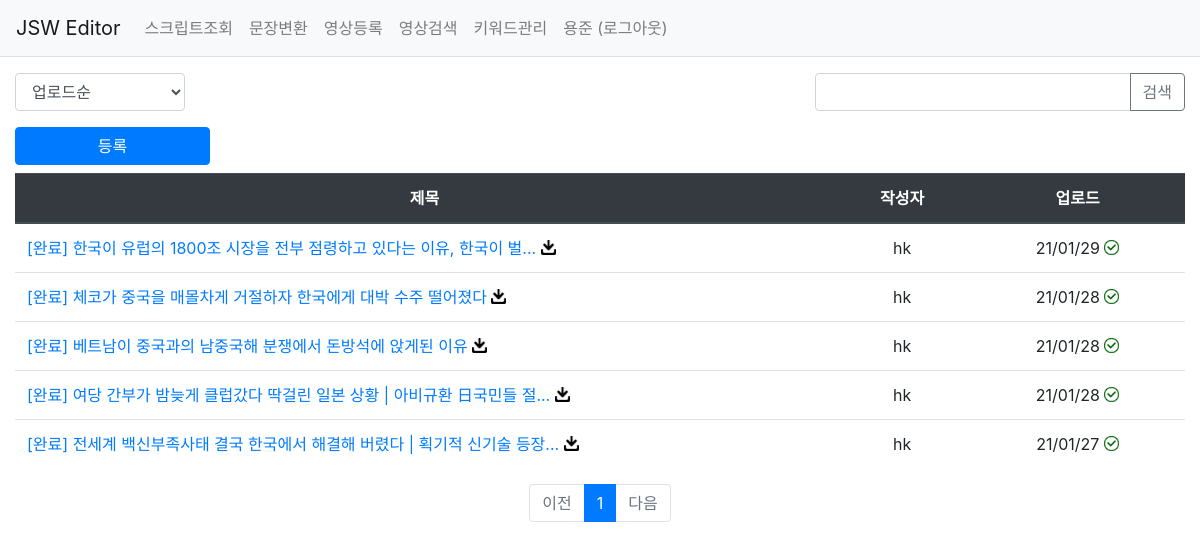
Page /pybo/automake/ (signed in) on the committed database.
### pybo/models.py (models this page shows, shortened)
class Youtube(models.Model):
    author = models.ForeignKey(User, on_delete=models.CASCADE, related_name='author_youtube')
    subject = models.CharField(max_length=200)
    content = models.TextField()
    thumbnail_text = models.TextField(null=True)
    thumbnail_url = models.CharField(max_length=1000, null=True, blank=True)
    thumbnail_bg = models.CharField(max_length=1000, null=True, blank=True)
    video_id = models.CharField(max_length=100, null=True, blank=True)
    category = models.CharField(max_length=200, null=True, blank=True)
    status = models.CharField(max_length=200, null=True, blank=True)
    create_date = models.DateTimeField()
    modify_date = models.DateTimeField(null=True, blank=True)
    download_flag = models.CharField(null=True, max_length=10, blank=True)
    upload_flag = models.CharField(null=True, max_length=10, blank=True)
    upload_target = models.DateTimeField(null=True, blank=True)

### pybo/views/automake_views.py (the view)
# urls.py: path('automake/', automake_views.automake, name='automake'),
@login_required(login_url='common:login')
def automake(request):
    page = request.GET.get('page', '1')  # 페이지
    kw = request.GET.get('kw', '')  # 검색어
    so = request.GET.get('so', 'recent')  # 정렬기준
    today = timezone.now() + timedelta(days=0)
    tomorrow = timezone.now() + timedelta(days=1)
    if so == 'create':
        question_list = Youtube.objects.order_by('-create_date')
    else:  # recent
        question_list = Youtube.objects.order_by('-upload_target', '-modify_date')
    if kw:
        question_list = question_list.filter(
            Q(subject__icontains=kw) |  # 제목검색
            Q(content__icontains=kw) |  # 내용검색
            Q(author__username__icontains=kw) # 질문 글쓴이검색
        ).distinct()
    paginator = Paginator(question_list, 10)  # 페이지당 10개씩 보여주기
    page_obj = paginator.get_page(page)
    context = {'question_list': page_obj, 'page': page, 'kw': kw, 'so': so, 'today':today, 'tomorrow':tomorrow}  # <------ so 추가
    return render(request, 'pybo/automake_list.html', context)

### templates/pybo/automake_list.html (shortened to what this page needs)
{% extends 'base.html' %}
{% load pybo_filter %}
{% load static %}
{% block content %}
<div class="container my-3">
    <div class="row justify-content-between my-2">
        <div class="col-lg-2 col-md-3 col-5">
            <select class="form-control so">
                <option value="recent" {% if so == 'recent' %}selected{% endif %}>업로드순</option>
            </select>
        </div>
        <div class="col-lg-4 col-md-6 col-6 input-group">
            <input type="text" onkeypress="search_media()" class="form-control kw" value="{{ kw|default_if_none:'' }}">
            <div class="input-group-append">
                <button class="btn btn-outline-secondary" type="button" id="btn_search">검색</button>
            </div>
        </div>
    </div>
    <a href="{% url 'pybo:automake_create' %}" class="btn btn-primary col-lg-2 col-md-3 col-4 my-2">등록</a>
    <table class="table">
        <thead>
        <tr class="text-center thead-dark">
            <th style="width:70%">제목</th>
            <th>작성자</th>
            <th>업로드</th>
        </tr>
        </thead>
        <tbody>
        {% if question_list %}
        {% for question in question_list %}
        <tr class="text-center">
            <td class="text-left">
                {% if question.upload_flag == '1' %}
                <a href="https://youtu.be//{{ question.video_id|default_if_none:'' }}" target="_blank"><span>[완료]</span></a>
                {% elif question.status is none %}
                <span style="color:blue;font-weight: bold;"></span>
                {% elif question.status == '영상' %}
                <span style="color:red;font-weight: bold;">[{{ question.status|default_if_none:'' }}]</span>
                {% elif question.status == '녹음' %}
                <span style="color:green;font-weight: bold;">[{{ question.status|default_if_none:'' }}]</span>
                {% else %}
                <span style="color:blue;font-weight: bold;">[{{ question.status|default_if_none:'' }}]</span>
                {% endif %}
                <a href="{% url 'pybo:automake_detail' question.id %}"> {{ question.subject|truncatechars:42 }}</a>
                {% if question.download_flag == '1' %}
                <a href="/static/output_2/keyword_{{ question.id }}.zip"><img src="/static/img/btn_download.png" style="width:15px;padding-bottom:4px"></a>
                {% elif question.download_flag == '2' %}
                <img src="/static/img/btn_loading.gif" style="width:15px">
                {% endif %}
            </td>
            <td>{{ question.author.username }}</td>
            {% if question.upload_target|date:"y/m/d"|default_if_none:'' == today|date:"y/m/d"|default_if_none:'' or question.upload_target|date:"y/m/d"|default_if_none:'' == tomorrow|date:"y/m/d"|default_if_none:'' %}
                {% if question.upload_flag == '1' %}
                <td>{{ question.upload_target|date:"y/m/d"|default_if_none:'' }}
                {% else %}
                <td style="color:red;">{{ question.upload_target|date:"y/m/d"|default_if_none:'' }}
                {% endif %}
            {% else %}
            <td>
            {{ question.upload_target|date:"y/m/d"|default_if_none:'' }}
            {% endif %}
            {% if question.upload_flag == '1' %}
            <img src="/static/img/check.png" style="width:15px;padding-bottom:4px">
            {% endif %}
            </td>
        </tr>
        {% endfor %}
        {% else %}
        <tr>
            <td colspan="3">스크립트가 없습니다.</td>
        </tr>
        {% endif %}
        </tbody>
    </table>
    <ul class="pagination justify-content-center">
        {% if question_list.has_previous %}
        <li class="page-item">
            <a class="page-link" data-page="{{ question_list.previous_page_number }}" href="#">이전</a>
        </li>
        {% else %}
        <li class="page-item disabled">
            <a class="page-link" tabindex="-1" aria-disabled="true" href="#">이전</a>
        </li>
        {% endif %}
        {% for page_number in question_list.paginator.page_range %}
        {% if page_number >= question_list.number|add:-5 and page_number <= question_list.number|add:5 %}
            {% if page_number == question_list.number %}
            <li class="page-item active" aria-current="page">
                <a class="page-link" data-page="{{ page_number }}" href="#">{{ page_number }}</a>
            </li>
            {% else %}
            <li class="page-item">
                <a class="page-link" data-page="{{ page_number }}" href="#">{{ page_number }}</a>
            </li>
            {% endif %}
        {% endif %}
        {% endfor %}
        {% if question_list.has_next %}
        <li class="page-item">
            <a class="page-link" data-page="{{ question_list.next_page_number }}" href="#">다음</a>
        </li>
        {% else %}
        <li class="page-item disabled">
            <a class="page-link" tabindex="-1" aria-disabled="true" href="#">다음</a>
        </li>
        {% endif %}
    </ul>
</div>
{% endblock %}

### templates/navbar.html (shortened to what this page needs)
<nav class="navbar navbar-expand-lg navbar-light bg-light border-bottom">
    <a class="navbar-brand" href="{% url 'pybo:index' %}">JSW Editor</a>
    <div class="collapse navbar-collapse flex-grow-0" id="navbarNav">
        <ul class="navbar-nav">
            <li class="nav-item ">
                <a class="nav-link" href="/pybo/">스크립트조회</a>
            </li>
        </ul>
        <ul class="navbar-nav">
            <li class="nav-item ">
                <a class="nav-link" href="{% url 'pybo:news_list' %}">문장변환</a>
            </li>
        </ul>
        <ul class="navbar-nav">
            <li class="nav-item ">
                <a class="nav-link" href="{% url 'pybo:upload' %}">영상등록</a>
            </li>
        </ul>
        <ul class="navbar-nav">
            <li class="nav-item ">
                <a class="nav-link" href="{% url 'pybo:upload_list' %}">영상검색</a>
            </li>
        </ul>
        <ul class="navbar-nav">
            <li class="nav-item ">
                <a class="nav-link" href="{% url 'pybo:upload_keyword_list' %}">키워드관리</a>
            </li>
        </ul>
        <ul class="navbar-nav">
            <li class="nav-item ">
                {% if user.is_authenticated %}
                <a class="nav-link" href="{% url 'common:logout' %}">{{ user.username }} (로그아웃)</a>
                {% else %}
                <a class="nav-link" href="{% url 'common:login' %}">로그인</a>
                {% endif %}
            </li>
        </ul>
    </div>
</nav>

### rows in the picture
Youtube: subject "한국이 유럽의 1800조 시장을 전부 점령하고 있다는 이유, 한국이 벌...", author.username "hk", upload_target "21/01/29"
Youtube: subject "체코가 중국을 매몰차게 거절하자 한국에게 대박 수주 떨어졌다", author.username "hk", upload_target "21/01/28"
Youtube: subject "베트남이 중국과의 남중국해 분쟁에서 돈방석에 앉게된 이유", author.username "hk", upload_target "21/01/28"
Youtube: subject "여당 간부가 밤늦게 클럽갔다 딱걸린 일본 상황 | 아비규환 日국민들 절...", author.username "hk", upload_target "21/01/28"
Youtube: subject "전세계 백신부족사태 결국 한국에서 해결해 버렸다 | 획기적 신기술 등장...", author.username "hk", upload_target "21/01/27"

### other values in the picture
{{ user.username }} "용준"
{{ page_number }} "1"
